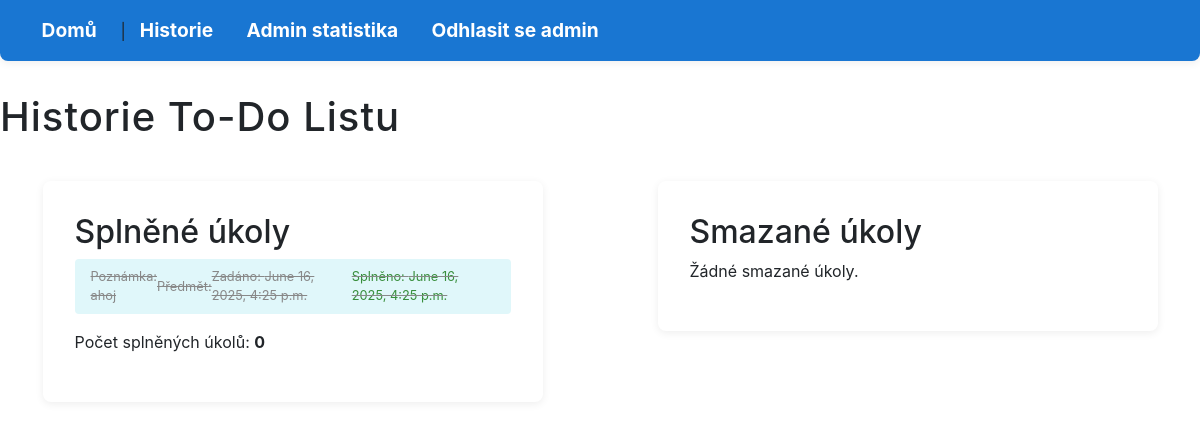
The page /history/ (signed in) on the database as committed earlier.
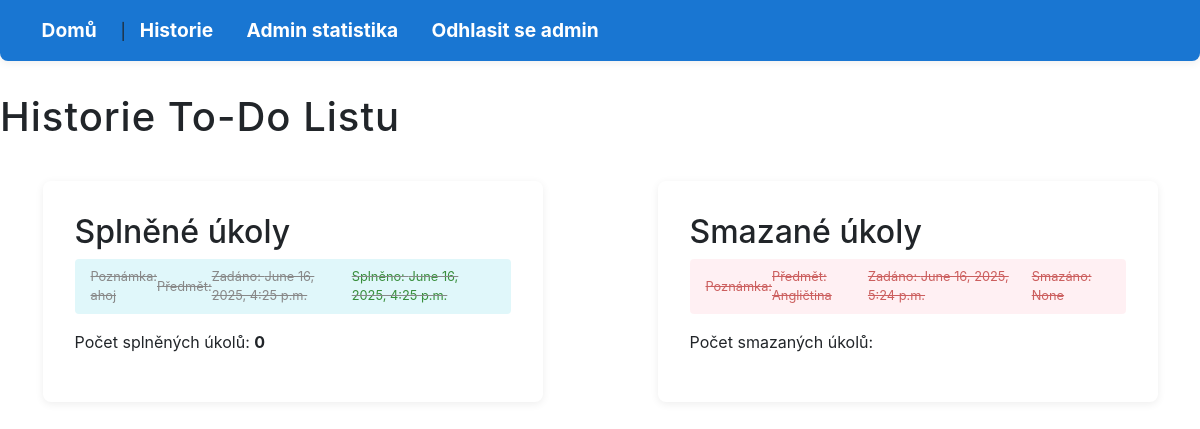
The same page on the database as committed later.
### todo_app/models.py (models this page shows, shortened)
class Todo(models.Model):
    user = models.ForeignKey(User, on_delete=models.CASCADE)
    text = models.CharField(max_length=200, verbose_name="Úkol")
    poznamka = models.TextField(blank=True, verbose_name="Poznámka")
    ocekavane = models.DateField(null=True, blank=True, verbose_name="Očekávaný termín")
    predmet = models.CharField(max_length=100, blank=True, verbose_name="Předmět")
    done = models.BooleanField(default=False, verbose_name="Splněno")
    created = models.DateTimeField(default=timezone.now, verbose_name="Vytvořeno")
    completed = models.DateTimeField(null=True, blank=True, verbose_name="Dokončeno")
    deleted = models.BooleanField(default=False, verbose_name="Smazáno")
    deleted_at = models.DateTimeField(null=True, blank=True, verbose_name="Smazáno v")

### todo_app/views.py (the view)
# urls.py: path('history/', views.history, name='history'),
@login_required
def history(request):
    splnene = Todo.objects.filter(user=request.user, done=True, deleted=False).order_by('-completed')
    smazane = Todo.objects.filter(user=request.user, deleted=True).order_by('-deleted_at')
    return render(request, 'history.html', {'splnene': splnene, 'smazane': smazane})

### todo_app/templates/history.html (shortened to what this page needs)
<!DOCTYPE html>
<html lang="cs">
<head>
    <link rel="stylesheet" href="/static/css/style.css">
    <link rel="stylesheet" href="https://maxcdn.bootstrapcdn.com/bootstrap/4.1.3/css/bootstrap.min.css">
</head>
<body>
    <nav style="margin-bottom: 2em;">
        <a href="{% url 'index' %}">Domů</a> |
        <a href="{% url 'history' %}">Historie</a>
        {% if user.is_staff %}
            <a href="{% url 'admin_stats' %}"> Admin statistika</a>
        {% endif %}
        <a href="{% url 'logout' %}">Odhlasit se {{ user.username }}</a>
    </nav>
    <h1>Historie To-Do Listu</h1>
    <div class="row">
        <div class="col-md-6">
            <div class="todo-list">
                <h2>Splněné úkoly</h2>
                {% if splnene %}
                    <ul>
                        {% for done in splnene %}
                            <li class="done">
                                    <br><small>Poznámka: {{done.poznamka}}</small>
                                    <br><small>Předmět: {{ done.predmet }}</small>
                                <br><small>Zadáno: {{ done.created }}</small>
                                <br><small style="color: #388e3c;">Splněno: {{ done.completed }} </small>
                            </li>
                        {% endfor %}
                    </ul>
                    <p>Počet splněných úkolů: <strong> 0 </strong></p>
                {% else %}
                    <p>Žádné splněné úkoly.</p>
                {% endif %}
            </div>
        </div>
        <div class="col-md-6">
            <div class="todo-list">
                <h2>Smazané úkoly</h2>
                {% if smazane %}
                    <ul>
                        {% for del in smazane %}
                            <li class="deleted">
                                    <br><small>Poznámka: {{del.poznamka}} </small>
                                    <br><small>Předmět: {{del.predmet}} </small>
                                <br><small>Zadáno: {{del.created}} </small>
                                    <br><small style="color: #b71c1c;">Smazáno: {{del.completed}} </small>
                            </li>
                        {% endfor %}
                    </ul>
                    <p>Počet smazaných úkolů: <strong> {{ countSmazane }} </strong></p>
                {% else %}
                    <p>Žádné smazané úkoly.</p>
                {% endif %}
            </div>
        </div>
    </div>
</body>
</html>

Rows that differ between the two databases and show on the page:
added Todo: predmet "Angličtina", created "June 16, 2025, 5:24 p.m.", completed "None", shown under "Smazané úkoly"
Other text that changed with them:
text no longer shown: "Žádné smazané úkoly."
text now shown: "Počet smazaných úkolů:"
